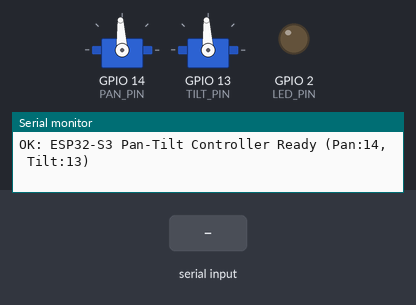
The sketch below on a simulated ESP32-S3. On the bench: 2 × servo, output pins drawn as LEDs (lit = HIGH), the last lines printed to the serial monitor. The test bench sets the inputs (shaded band).

Above: at 1.6 s.
1.7 s: "OFF\n" received over Serial
At 2.5 s:
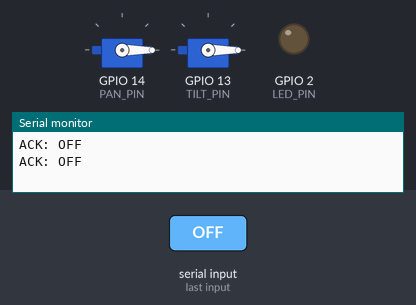
3.2 s: "CENTER\n" received over Serial
4.7 s: "PING\n" received over Serial
Timing chart, 0 to 7.7 s (numbered marks = the images above; inputs shaded):
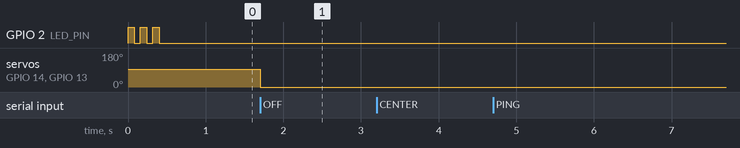

Measured:
- after the input at 1.7 s, servo on GPIO 14 (PAN_PIN), servo on GPIO 13 (TILT_PIN): 93° → 0° at once

The sketch:

esp32_firmware.ino
```cpp
/*
 * esp32_firmware.ino
 * ==================
 * ESP32 / ESP32-S3 Hardware-Timed PWM Pan-Tilt Servo Controller
 *
 * Receives servo PWM pulse widths in microseconds over USB Serial (115200 baud)
 * from the AI Vision Tracker running on the host computer.
 *
 * Wiring for ESP32 / ESP32-S3:
 * -------------------------------------------------------------
 * Pan Servo (Signal / Yellow or Orange)   -> GPIO 14
 * Tilt Servo (Signal / Yellow or Orange)  -> GPIO 13
 * Servo Power (Red wire)                  -> External 5V (2A+ recommended)
 * Servo Ground (Brown or Black wire)      -> External 5V GND
 * ESP32 GND                               -> Common Ground with Servo GND
 * ESP32 USB                               -> Host Computer (Mac/PC)
 * -------------------------------------------------------------
 *
 * IMPORTANT FOR ARDUINO IDE ON ESP32-S3:
 * 1. Tools -> Board -> ESP32S3 Dev Module
 * 2. Tools -> USB CDC On Boot -> "Enabled"  (REQUIRED for native USB Serial)
 * 3. Tools -> Port -> /dev/cu.usbmodem11201
 *
 * Required Arduino Library:
 * - "ESP32Servo" by Kevin Harrington (Install via Arduino Library Manager)
 */

#include <ESP32Servo.h>

// ---------------------------------------------------------------------------
// Hardware Pin Definitions
// ---------------------------------------------------------------------------
#define PAN_PIN   14    // Pan servo PWM output
#define TILT_PIN  13    // Tilt servo PWM output
#define LED_PIN   2     // Built-in status LED

// ---------------------------------------------------------------------------
// Servo Calibration & Travel Limits (Microseconds)
// ---------------------------------------------------------------------------
#define MIN_PULSE_US  500
#define MAX_PULSE_US  2500
#define CENTER_US     1500

// Safe mechanical travel limits (prevents stalling or mechanical binding)
#define PAN_MIN_US    600    // ~ -80 deg
#define PAN_MAX_US    2400   // ~ +80 deg
#define TILT_MIN_US   1000   // ~ -45 deg
#define TILT_MAX_US   2000   // ~ +45 deg

// ---------------------------------------------------------------------------
// Globals
// ---------------------------------------------------------------------------
Servo panServo;
Servo tiltServo;

int targetPanUs   = CENTER_US;
int targetTiltUs  = CENTER_US;
int currentPanUs  = CENTER_US;
int currentTiltUs = CENTER_US;
bool servosAttached = true;

char serialBuffer[64];
uint8_t bufferIndex = 0;
unsigned long lastPacketTime = 0;
const unsigned long WATCHDOG_TIMEOUT_MS = 2000;

// ---------------------------------------------------------------------------
// Helper: Send Serial Response to Both Active Ports (USB-CDC and UART0)
// ---------------------------------------------------------------------------
void sendFeedback(const char* msg) {
    Serial.println(msg);
    Serial0.println(msg);
}

// ---------------------------------------------------------------------------
// Setup
// ---------------------------------------------------------------------------
void setup() {
    // Initialize both USB-CDC (native USB) and Hardware UART0 (CP2102)
    Serial.begin(115200);
    Serial0.begin(115200);

    // Brief wait for USB Serial host connection
    unsigned long startWait = millis();
    while (!Serial && !Serial0 && (millis() - startWait < 1500)) {
        delay(10);
    }

    pinMode(LED_PIN, OUTPUT);
    digitalWrite(LED_PIN, LOW);

    // Allow hardware timers for ESP32PWM
    ESP32PWM::allocateTimer(0);
    ESP32PWM::allocateTimer(1);
    ESP32PWM::allocateTimer(2);
    ESP32PWM::allocateTimer(3);

    // Standard 50Hz PWM frequency for hobby servos
    panServo.setPeriodHertz(50);
    tiltServo.setPeriodHertz(50);

    // Set center position before attaching to prevent initial power-up jump
    panServo.writeMicroseconds(CENTER_US);
    tiltServo.writeMicroseconds(CENTER_US);
    panServo.attach(PAN_PIN, MIN_PULSE_US, MAX_PULSE_US);
    tiltServo.attach(TILT_PIN, MIN_PULSE_US, MAX_PULSE_US);

    // Startup LED blink sequence (3 quick flashes)
    for (int i = 0; i < 3; i++) {
        digitalWrite(LED_PIN, HIGH);
        delay(80);
        digitalWrite(LED_PIN, LOW);
        delay(80);
    }

    sendFeedback("OK: ESP32-S3 Pan-Tilt Controller Ready (Pan:14, Tilt:13)");
    lastPacketTime = millis();
}

// ---------------------------------------------------------------------------
// Packet Parsing
// Supported formats:
//   "P:1520 T:1480"
//   "1520,1480"
//   "CENTER"
//   "PING"
// ---------------------------------------------------------------------------
void processPacket(const char* packet) {
    int panVal = -1;
    int tiltVal = -1;

    if (strncmp(packet, "CENTER", 6) == 0 || strncmp(packet, "RESET", 5) == 0) {
        targetPanUs = CENTER_US;
        targetTiltUs = CENTER_US;
        servosAttached = true;
        sendFeedback("ACK: CENTER");
    } else if (strncmp(packet, "OFF", 3) == 0 || strncmp(packet, "DETACH", 6) == 0 || strncmp(packet, "STOP", 4) == 0) {
        servosAttached = false;
        panServo.writeMicroseconds(0);
        tiltServo.writeMicroseconds(0);
        digitalWrite(LED_PIN, LOW);
        sendFeedback("ACK: OFF");
        return;
    } else if (sscanf(packet, "P:%d T:%d", &panVal, &tiltVal) == 2) {
        // Formatted packet: P:<pan_us> T:<tilt_us>
    } else if (sscanf(packet, "%d,%d", &panVal, &tiltVal) == 2) {
        // CSV format: <pan_us>,<tilt_us>
    } else if (strncmp(packet, "PING", 4) == 0) {
        sendFeedback("PONG");
        return;
    }

    if (panVal == 0 && tiltVal == 0) {
        servosAttached = false;
        panServo.writeMicroseconds(0);
        tiltServo.writeMicroseconds(0);
        digitalWrite(LED_PIN, LOW);
        sendFeedback("ACK: OFF");
        return;
    }

    if (panVal >= MIN_PULSE_US && panVal <= MAX_PULSE_US &&
        tiltVal >= MIN_PULSE_US && tiltVal <= MAX_PULSE_US) {

        // Constrain to physical safe envelope and set smooth interpolation targets
        targetPanUs = constrain(panVal, PAN_MIN_US, PAN_MAX_US);
        targetTiltUs = constrain(tiltVal, TILT_MIN_US, TILT_MAX_US);
        servosAttached = true;

        lastPacketTime = millis();
        digitalWrite(LED_PIN, HIGH); // LED ON when active
    }
}

// ---------------------------------------------------------------------------
// Main Loop
// ---------------------------------------------------------------------------
void handleSerialChar(char c) {
    if (c == '\n' || c == '\r') {
        if (bufferIndex > 0) {
            serialBuffer[bufferIndex] = '\0';
            processPacket(serialBuffer);
            bufferIndex = 0;
        }
    } else if (bufferIndex < sizeof(serialBuffer) - 1) {
        serialBuffer[bufferIndex++] = c;
    }
}

void loop() {
    // Read from standard USB-CDC Serial
    while (Serial.available() > 0) {
        handleSerialChar((char)Serial.read());
    }
    // Read from Hardware UART0 (CP2102)
    while (Serial0.available() > 0) {
        handleSerialChar((char)Serial0.read());
    }

    // Smooth hardware slew rate limiter: gently ramp pulse width to target
    static unsigned long lastSlewTime = 0;
    if (servosAttached && (millis() - lastSlewTime >= 15)) {
        lastSlewTime = millis();
        const int MAX_US_STEP = 6; // Smooth 6us per 15ms prevents sudden jerk

        if (currentPanUs != targetPanUs) {
            int diff = targetPanUs - currentPanUs;
            currentPanUs += constrain(diff, -MAX_US_STEP, MAX_US_STEP);
            panServo.writeMicroseconds(currentPanUs);
        }
        if (currentTiltUs != targetTiltUs) {
            int diff = targetTiltUs - currentTiltUs;
            currentTiltUs += constrain(diff, -MAX_US_STEP, MAX_US_STEP);
            tiltServo.writeMicroseconds(currentTiltUs);
        }
    }

    // Safety watchdog: return gently to center and hold position if packets stop
    if (servosAttached && (millis() - lastPacketTime > WATCHDOG_TIMEOUT_MS)) {
        targetPanUs = CENTER_US;
        targetTiltUs = CENTER_US;
        digitalWrite(LED_PIN, LOW);
    }
}
```
